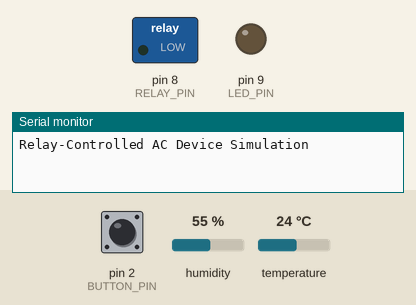
Recording of a sketch running on a simulated Arduino Uno, built with avr-gcc and run on an emulated ATmega328P. Parts: switched loads named in the sketch (green lamp = pin HIGH), output pins drawn as LEDs (lit = HIGH), the last lines printed to the serial monitor. The inputs (shaded band) are chosen by the test bench; at power-on: temperature 24 °C, pin 2 (BUTTON_PIN) HIGH, humidity 55 %.

Above: at 1.2 s.
1.3 s: temperature set to 31.7 °C
3.3 s: temperature set to 32.8 °C
At 4.9 s:
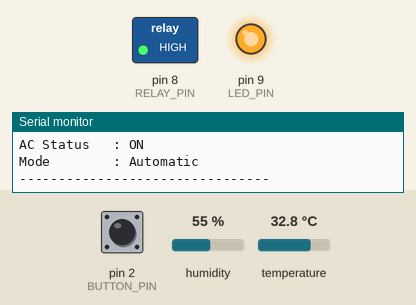
5.6 s: pin 2 (BUTTON_PIN) pulled LOW for 0.15 s
At 6.2 s:
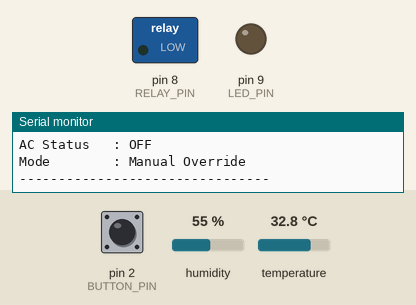
7.2 s: pin 2 (BUTTON_PIN) pulled LOW for 1 s
At 8.6 s:
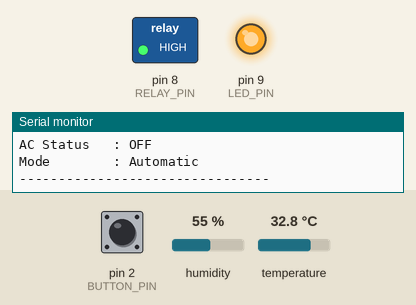
9.7 s: pin 2 (BUTTON_PIN) pulled LOW for 3.2 s
At 10.8 s:
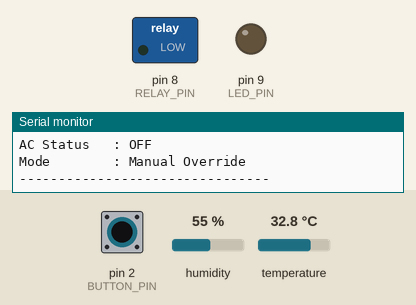
Timing chart, 0 to 12.7 s (numbered marks = the images above; inputs shaded):
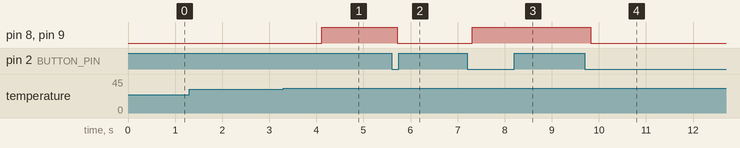

Measured:
- the behaviour switches between 32 and 32.1 °C on temperature (found by bisection; images 0 and 1)
- after the input at 1.3 s, every drawn part: stays the same
- after the input at 3.3 s, pin 8 (RELAY_PIN), pin 9 (LED_PIN): LOW → HIGH after 0.81 s
- after the input at 5.6 s, pin 8 (RELAY_PIN), pin 9 (LED_PIN): HIGH → LOW after 0.11 s
- after the input at 7.2 s, pin 8 (RELAY_PIN), pin 9 (LED_PIN): LOW → HIGH after 0.12 s
- after the input at 9.7 s, pin 8 (RELAY_PIN), pin 9 (LED_PIN): HIGH → LOW after 0.12 s

The sketch:

Relay-Controlled_AC.ino
```cpp
/*
  Project    : Relay-Controlled AC Device Simulation
  Question   : Q 27
  Name       : P Meet Kumar
  Roll No.   : IoT 009
  File       : Relay_Controlled_AC_Device.ino

  Description:
  Relay-controlled AC simulation using a DHT22 sensor (used in
  Wokwi instead of DHT11). The relay turns ON above 32°C and
  OFF below 28°C with hysteresis. A push button enables Manual
  Override mode and allows manual relay control.
*/

#include <DHT.h>

#define DHTPIN 7
#define DHTTYPE DHT22

#define RELAY_PIN 8
#define LED_PIN 9
#define BUTTON_PIN 2

DHT dht(DHTPIN, DHTTYPE);

bool relayState = false;
bool manualMode = false;

bool lastButtonState = HIGH;

unsigned long lastDebounce = 0;
const unsigned long debounceDelay = 200;

//------------------------------------------------------------

void updateOutputs()
{
  digitalWrite(RELAY_PIN, relayState);
  digitalWrite(LED_PIN, relayState);
}

//------------------------------------------------------------

void printStatus(float temperature)
{
  Serial.println("--------------------------------");

  Serial.print("Temperature : ");
  Serial.print(temperature, 1);
  Serial.println(" °C");

  Serial.print("Relay State : ");
  Serial.println(relayState ? "ON" : "OFF");

  Serial.print("AC Status   : ");
  Serial.println(relayState ? "ON" : "OFF");

  Serial.print("Mode        : ");
  Serial.println(manualMode ? "Manual Override" : "Automatic");

  Serial.println("--------------------------------");
  Serial.println();
}

//------------------------------------------------------------

void setup()
{
  Serial.begin(9600);

  dht.begin();

  pinMode(RELAY_PIN, OUTPUT);
  pinMode(LED_PIN, OUTPUT);

  pinMode(BUTTON_PIN, INPUT_PULLUP);

  updateOutputs();

  Serial.println("Relay-Controlled AC Device Simulation");
  Serial.println();
}

//------------------------------------------------------------

void loop()
{
  float temperature = dht.readTemperature();

  if (isnan(temperature))
  {
    Serial.println("DHT Error");
    delay(1000);
    return;
  }

  bool buttonState = digitalRead(BUTTON_PIN);

  // Button Press
  if (buttonState == LOW &&
      lastButtonState == HIGH &&
      millis() - lastDebounce > debounceDelay)
  {
    lastDebounce = millis();

    // Toggle Manual Mode
    manualMode = !manualMode;

    // When entering Manual Mode,
    // also toggle relay immediately.
    if (manualMode)
    {
      relayState = !relayState;
    }

    printStatus(temperature);
  }

  lastButtonState = buttonState;

  // Automatic Mode
  if (!manualMode)
  {
    static bool previousRelay = relayState;

    if (temperature > 32.0)
      relayState = true;
    else if (temperature < 28.0)
      relayState = false;

    if (relayState != previousRelay)
    {
      printStatus(temperature);
      previousRelay = relayState;
    }
  }

  updateOutputs();

  delay(100);
}
```
